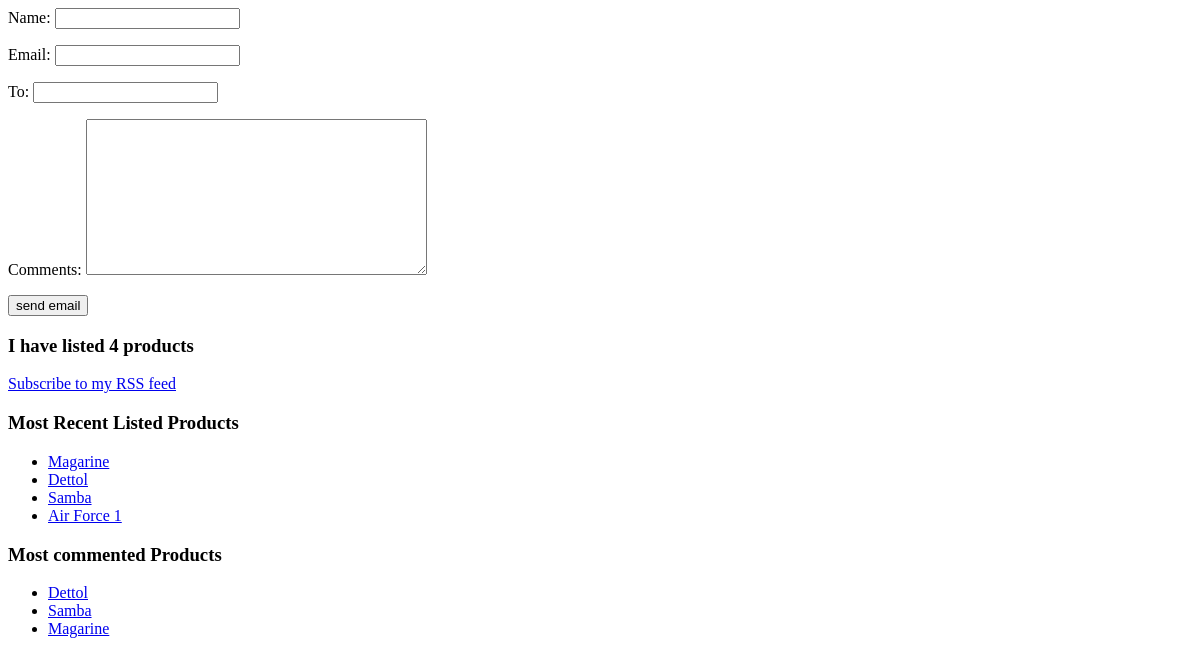
The page /product/4/share/ on the database as committed earlier.
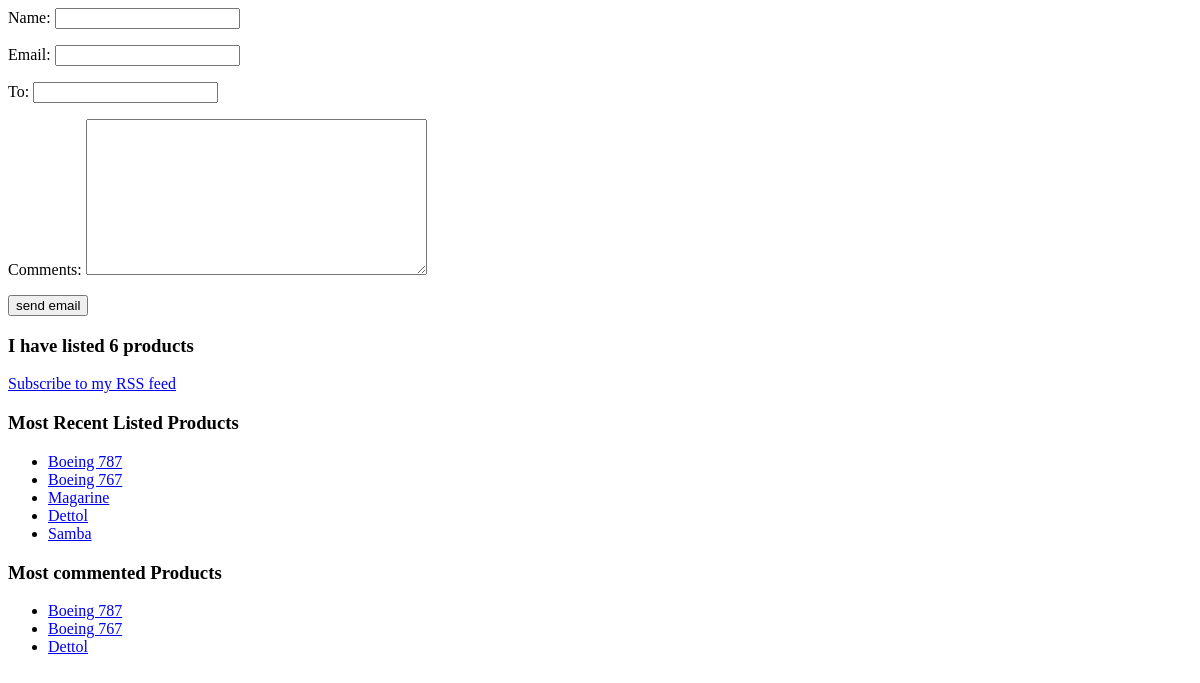
The same page on the database as committed later.
### product/models.py (models this page shows, shortened)
class Product(models.Model):
    class Size(models.TextChoices):
        SMALL = 'SM', 'Small'
        MEDIUM = 'M', 'Medium'
        LARGE = 'L', 'Large'
        EXTRA_LARGE = 'XL', 'Extra large'
    name = models.CharField(max_length=250)
    slug = models.SlugField(max_length=250, unique_for_date='listed')
    description = models.TextField()
    size = models.CharField(
        max_length=2,
        choices=Size.choices,
        default=Size.MEDIUM
    )
    price = models.IntegerField()
    serial_number = models.CharField(max_length=250)
    stock_size = models.IntegerField()
    retailer = models.ForeignKey(
        'retailer.Retailer',
        on_delete=models.CASCADE,
        related_name='products',
        default=''
    )
    listed = models.DateTimeField(default=timezone.now)
    created = models.DateTimeField(auto_now_add=True)
    updated = models.DateTimeField(auto_now=True)
    tags = TaggableManager()
    objects = models.Manager()
    stocked = ProductManager()
    def get_absolute_url(self):
        return reverse(
            'product:product_details',
            args=[
            self.listed.year,
            self.listed.month,
            self.listed.day,
            self.slug
            ]
        )
    class Meta:
        ordering = ['-listed']
        indexes = [
            models.Index(fields=('-listed',))
            ]

### product/views.py (the view)
# urls.py: path('<int:id>/share/', views.product_share, name="product_share"),
def product_share(request, id):
    product = get_object_or_404(
        Product,
        id=id
    )
    sent = False
    if request.method == 'POST':
        form = EmailProductForm(request.POST)
        if form.is_valid():
            cd = form.cleaned_data
            product_url = request.build_absolute_uri(
                product.get_absolute_url
            )
            subject = (
                f"{cd['name']} ({cd['email']})"
                f"recommends you to check out {product.name}"
            )
            message = (
                f"Check out {product.name} at {product_url}"
            )
            send_mail(
                subject=subject,
                message=message,
                from_email=None,
                recipient_list=[cd['to']]
            )
            sent=True
    else:
        form = EmailProductForm()
    return render(
        request,
        'product/share.html',
        {'form': form, 'product': product, 'sent': sent}
    )

### product/forms.py
class EmailProductForm(forms.Form):
    name = forms.CharField(max_length=25)
    email = forms.EmailField()
    to = forms.EmailField()
    comments = forms.CharField(
        required=False,
        widget=forms.Textarea
    )

### product/templatetags/product_tags.py (called while the page is built)
@register.simple_tag
def total_products():
    return Product.objects.all().count()

@register.inclusion_tag('product/latest_listings.html')
def most_recent_listings(count = 5):
    recent_listings = Product.objects.order_by('-listed')[:count]
    return {'recent_listings': recent_listings}

@register.simple_tag
def most_commented_listings():
    return Product.objects.annotate( total_comments = Count('comments')).order_by('total_comments')[:3]

### product/templates/product/share.html (shortened to what this page needs)
{% extends '../base.html' %}
{% block content %}
    {% if sent %}
        <h1>Email Successfully sent</h1>
        <p>{{product.name}} was successfuly sent to {{form.cleaned_data.to}}</p>
    {% else %}
        <form method='post'>
            {{form.as_p}}
            <input type='submit' value='send email'/>
        </form>
    {% endif %}
{% endblock %}

### product/templates/base.html (shortened to what this page needs)
{% load static %}
{% load product_tags %}
<!DOCTYPE>
<html5>
<head>
    <link href={% static "" %} rel="stylesheets" />
</head>
<body>
    {%block content%}
    {% endblock %}
</body>
<h3>I have listed {% total_products %} products </h3>
<p>
    <a href="{% url "product:product_feed" %}">Subscribe to my RSS feed</a>
<p>
<h3>Most Recent Listed Products</h3>
{% most_recent_listings %}
<h3>Most commented Products</h3>
{% most_commented_listings as most_commented %}
<ul>
    {% for product in most_commented %}
        <li>
            <a href={{product.get_absolute_url }}>{{product.name}}</a>
        </li>
    {% endfor %}
</ul>
</html>

### product/templates/product/latest_listings.html
<ul>
    {% for product in recent_listings %}
        <li>
            <a href={{product.get_absolute_url}}>{{product.name}}</a>
        </li>
    {% endfor %}
</ul>

Rows that differ between the two databases and show on the page:
no longer on one of the page's lists (row unchanged): Product: name "Magarine"
no longer on this page (row unchanged): Product: name "Air Force 1", shown under "Most Recent Listed Products"
no longer on one of the page's lists (row unchanged): Product: name "Samba"
added Product: name "Boeing 787"
added Product: name "Boeing 767"
Other text that changed with them:
text no longer shown: "4"
text now shown: "6"
